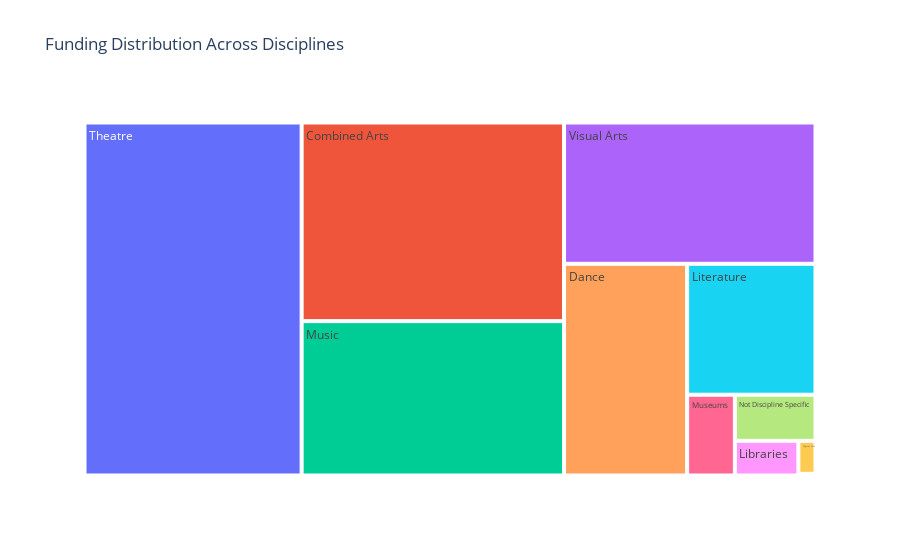

Notebook code cell kept with this figure:
### Code cell
# Ensure there are no missing values in the 'main_discipline' column
df_eda_filtered = df_eda.dropna(subset=['main_discipline'])

# Visualization: Treemap of funding by discipline
fig = px.treemap(df_eda_filtered, path=['main_discipline'], values='award_amount',
                 title='Funding Distribution Across Disciplines')
fig.show()

### Figure 1 — Plotly figure (JSON) as saved in the notebook; plotly's stock layout.template omitted (floating-point values rounded to 4 significant figures)
{"data": [{"branchvalues": "total", "domain": {"x": [0, 1], "y": [0, 1]}, "hovertemplate": "labels=%{label}<br>award_amount=%{value}<br>parent=%{parent}<br>id=%{id}<extra></extra>", "ids": ["Visual Arts", "Combined Arts", "Music", "Dance", "Theatre", "Literature", "Libraries", "Museums", "Digital Arts", "Not Discipline Specific", "Other/Not Known"], "labels": ["Visual Arts", "Combined Arts", "Music", "Dance", "Theatre", "Literature", "Libraries", "Museums", "Digital Arts", "Not Discipline Specific", "Other/Not Known"], "name": "", "parents": ["", "", "", "", "", "", "", "", "", "", ""], "type": "treemap", "values": [52250000.0, 76670000.0, 59590000.0, 38330000.0, 112700000.0, 24730000.0, 3240000.0, 5675000.0, 831400.0, 5470000.0, 41870.0]}], "layout": {"legend": {"tracegroupgap": 0}, "title": {"text": "Funding Distribution Across Disciplines"}}}
